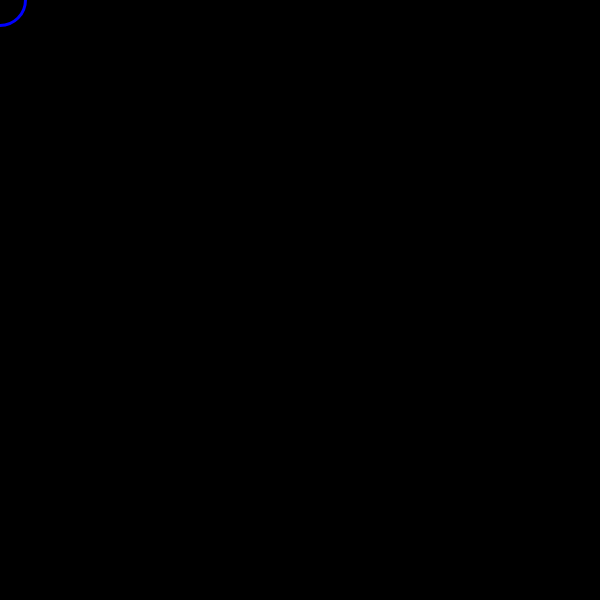
Frame 1 (no input)
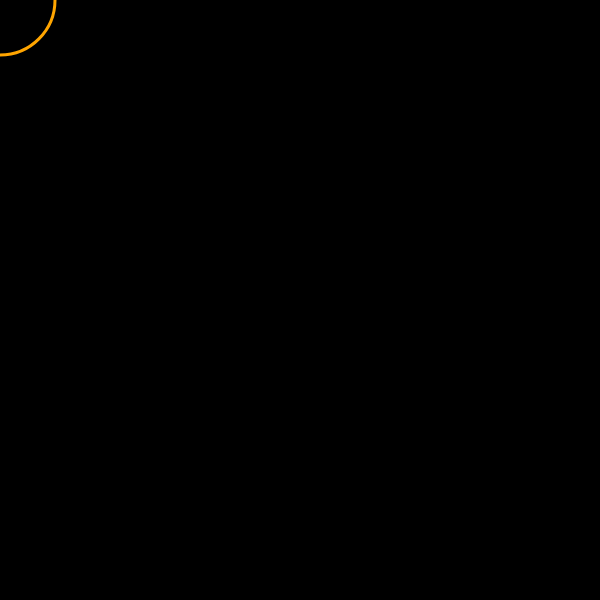
Frame 60 (no input)
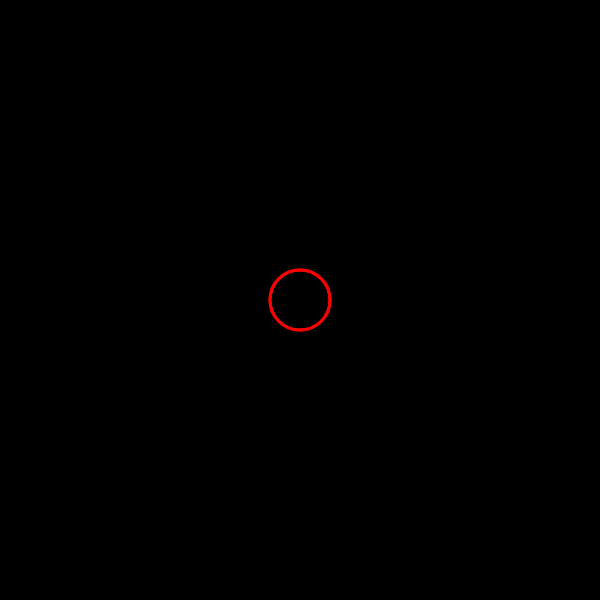
Frame 120 (the mouse pressed at the canvas centre since frame 60)

The p5.js sketch that drew these frames (run headless with seeded random() and noise() and a simulated clock; from frame 60 on, the mouse is pressed at the canvas centre):

// p5.js sketch
// ── sketch.js
//Wanted the ripples to look like a neon videogame vibe 
let RippleX = 0; // Giving ripples their placement and values
let RippleY = 0;
let RippleD = 50;

// Making a list for the ripples
let Ripplers = [];

// Class for the ripples
class Rippler {
  constructor(x, y) {
    this.x = x;
    this.y = y;
    this.d = 0;
  }

  // Draws a new ripple
  draw() {
    this.d += 1;
    circle(this.x, this.y, this.d);
  }
}

function setup() {
  createCanvas(600, 600);
}

// Characteristics of the ripples
function draw() {
  background('black'); // Making Black background
  stroke(random(['red', 'orange', 'blue'])); // Corrected stroke usage
  strokeWeight(3);
  noFill();

  RippleD += 1;
  circle(RippleX, RippleY, RippleD);

  // Drawing each ripple
  for (let i = 0; i < Ripplers.length; i++) {
    Ripplers[i].draw();
  }
}

// Every click makes a new ripple appear wherever the mouse is
function mousePressed() {
  RippleX = mouseX;
  RippleY = mouseY;
  RippleD = 0;

  // Adding a new ripple to the list
  Ripplers.push(new Rippler(mouseX, mouseY));
}
